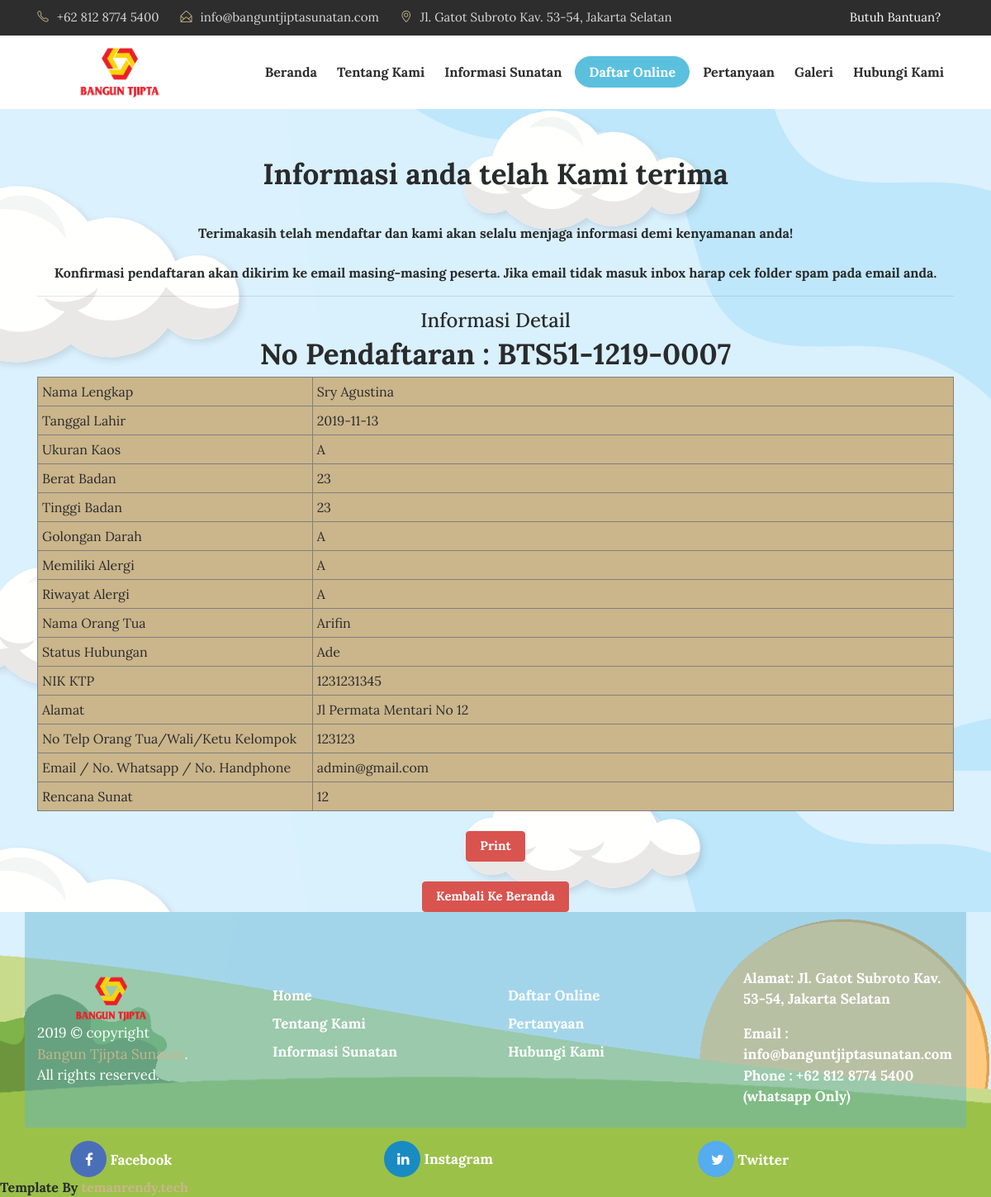
/index.php/sukses, run on the app's committed database.
### tables this page shows
CREATE TABLE `tbl_daftar_online` (
  `daftar_online_id` int(50) NOT NULL,
  `nama_lengkap` varchar(100) DEFAULT NULL,
  `tanggal_lahir` date DEFAULT NULL,
  `agama` varchar(100) DEFAULT NULL,
  `no_telp_darurat` varchar(100) DEFAULT NULL,
  `ukuran_baju` varchar(100) DEFAULT NULL,
  `tingkat_sekolah` varchar(100) DEFAULT NULL,
  `alamat` varchar(225) DEFAULT NULL,
  `berat_badan` varchar(100) DEFAULT NULL,
  `tinggi_badan` varchar(100) DEFAULT NULL,
  `golongan_darah` varchar(50) DEFAULT NULL,
  `memiliki_penyakit` varchar(225) DEFAULT NULL,
  `riwayat_penyakit` varchar(225) DEFAULT NULL,
  `memiliki_alergi` varchar(225) DEFAULT NULL,
  `riwayat_alergi` varchar(225) DEFAULT NULL,
  `photo` varchar(200) DEFAULT NULL,
  `nama_ortu` varchar(100) DEFAULT NULL,
  `status_hubungan` varchar(100) DEFAULT NULL,
  `nik_ktp` varchar(50) DEFAULT NULL,
  `no_telp_orangtua` varchar(50) DEFAULT NULL,
  `email` varchar(100) DEFAULT NULL,
  `pekerjaan` varchar(100) DEFAULT NULL,
  `gaji` varchar(100) DEFAULT NULL,
  `sesi` varchar(100) DEFAULT NULL,
  `daftar_online_status` int(11) DEFAULT 1 COMMENT '1=Belum dilihat, 0=Telah dilihat',
  `daftar_online_tanggal` timestamp NULL DEFAULT current_timestamp(),
  `kabupaten` varchar(100) DEFAULT NULL,
  `provinsi` varchar(100) DEFAULT NULL,
  `kelurahan` varchar(100) DEFAULT NULL,
  `kecamatan` varchar(100) DEFAULT NULL,
  `kode_pos` int(20) DEFAULT NULL,
  `no_pendaftaran` varchar(100) DEFAULT NULL,
  `qr_code` varchar(50) DEFAULT NULL
);

### application/controllers/Sukses.php (called while the page is built, shortened)
<?php if ( ! defined('BASEPATH')) exit('No direct script access allowed');
class Sukses extends CI_Controller {
	function __construct(){
		$this->load->model('m_daftar_online');
	}
	public function index()
	{
		$data['daftar'] = $this->db->query("SELECT tbl_daftar_online.*,DATE_FORMAT(daftar_online_tanggal,'%d %M %Y') AS tanggal FROM tbl_daftar_online ORDER BY daftar_online_id DESC LIMIT 1");
		$this->load->view('depan/v_sukses', $data);
	}
}

### index.php (called while the page is built, shortened)
<?php
require_once BASEPATH.'core/CodeIgniter.php';

### application/views/depan/v_sukses.php (the view, shortened to what this page needs)
<!DOCTYPE html>
<html lang="en">
<head>
    <link rel="stylesheet" href="<?php echo base_url().'theme/css/bootstrap.min.css'?>">
    <link rel="stylesheet" href="<?php echo base_url().'theme/css/font-awesome.min.css'?>">
    <link rel="stylesheet" href="<?php echo base_url().'theme/css/simple-line-icons.css'?>">
    <link rel="stylesheet" href="<?php echo base_url().'theme/css/owl.carousel.min.css'?>">
    <link href="<?php echo base_url().'theme/css/style.css'?>" rel="stylesheet">
</head>
<body>
    <section class="contact" class="image-container set-full-height" style="background-image: url('theme/images/body.png')">
    <div class="container">
        <div class="row">
            <div class="col-md-12">
                <div class="contact-title">
                    <h2>Informasi anda telah Kami terima</h2>
                </div>
            </div>
        </div>
        <div class="login-box">
                <div class="login-box-body">
                    <center><strong>Terimakasih telah mendaftar dan kami akan selalu menjaga informasi demi kenyamanan anda!</strong></center><br>
                    <center><strong>Konfirmasi pendaftaran akan dikirim ke email masing-masing peserta. Jika email tidak masuk inbox harap cek folder spam pada email anda.</strong></center>
                    <hr/>
                    <h3 align="center">Informasi Detail</h3>
                    <?php
                    foreach ($daftar->result_array() as $in) :
                        $nama_lengkap=$in['nama_lengkap'];
                        $tanggal_lahir=$in['tanggal_lahir'];
                        $ukuran_baju=$in['ukuran_baju'];
                        $berat_badan=$in['berat_badan'];
                        $tinggi_badan=$in['tinggi_badan'];
                        $golongan_darah=$in['golongan_darah'];
                        $memiliki_alergi=$in['memiliki_alergi'];
                        $riwayat_alergi=$in['riwayat_alergi'];
                        $nama_ortu=$in['nama_ortu'];
                        $status_hubungan=$in['status_hubungan'];
                        $nik_ktp=$in['nik_ktp'];
                        $alamat=$in['alamat'];
                        $no_telp_orangtua=$in['no_telp_orangtua'];
                        $email=$in['email'];
                        $sesi=$in['sesi'];
                        $no_pendaftaran=$in['no_pendaftaran'];
                    ?><center><h2><strong>
                    No Pendaftaran : <?php echo $no_pendaftaran; ?></strong></h2></center>
                    <table border="1" width="100%" cellpadding="5" class="contact-form">
                    <tr>
                        <td width="30%">Nama Lengkap</td>
                        <td width="70%"><?php echo $nama_lengkap;?></td>
                    </tr>
                    <tr>
                        <td width="30%">Tanggal Lahir</td>
                        <td width="70%"><?php echo $tanggal_lahir;?></td>
                    </tr>
                    <tr>
                        <td width="30%"> Ukuran Kaos </td>
                        <td width="70%"><?php echo $ukuran_baju;?></td>
                    </tr>
                    <tr>
                        <td width="30%"> Berat Badan </td>
                        <td width="70%"><?php echo $berat_badan;?></td>
                    </tr>
                    <tr>
                        <td width="30%"> Tinggi Badan </td>
                        <td width="70%"><?php echo $tinggi_badan;?></td>
                    </tr>
                    <tr>
                        <td width="30%"> Golongan Darah </td>
                        <td width="70%"><?php echo $golongan_darah;?></td>
                    </tr>
                    <tr>
                        <td width="30%"> Memiliki Alergi </td>
                        <td width="70%"><?php echo $memiliki_alergi;?></td>
                    </tr>
                    <tr>
                        <td width="30%"> Riwayat Alergi </td>
                        <td width="70%"><?php echo $riwayat_alergi;?></td>
                    </tr>
                    <tr>
                        <td width="30%"> Nama Orang Tua </td>
                        <td width="70%"><?php echo $nama_ortu;?></td>
                    </tr>
                    <tr>
                        <td width="30%"> Status Hubungan </td>
                        <td width="70%"><?php echo $status_hubungan;?></td>
                    </tr>
                    <tr>
                        <td width="30%"> NIK KTP </td>
                        <td width="70%"><?php echo $nik_ktp;?></td>
                    </tr>
                    <tr>
                        <td width="30%"> Alamat </td>
                        <td width="70%"><?php echo $alamat;?></td>
                    </tr>
                    <tr>
                        <td width="30%"> No Telp Orang Tua/Wali/Ketu Kelompok </td>
                        <td width="70%"><?php echo $no_telp_orangtua;?></td>
                    </tr>
                    <tr>
                        <td width="30%"> Email / No. Whatsapp / No. Handphone </td>
                        <td width="70%"><?php echo $email;?></td>
                    </tr>
                    <tr>
                        <td width="30%"> Rencana Sunat </td>
                        <td width="70%"><?php echo $sesi;?></td>
                    </tr>
                    </table>
                    <?php endforeach;?>
                    <br>
                    <div class="col-md-12 text-center">
                        <a href="<?php echo base_url().'sukses/cetakdaftar'; ?>" class="btn btn-danger btn-courses" target="_blank">Print</a>
                    </div><br>
                    <div class="col-md-12 text-center">
                        <a href="http://www.banguntjiptasunatan.com/site/home" class="btn btn-danger btn-courses">Kembali Ke Beranda</a>
                    </div>
                </div>
            </div>
    </div>
    </section>
</body>
</html>

### data on the page
tbl_daftar_online: no_pendaftaran "BTS51-1219-0007", nama_lengkap "Sry Agustina", tanggal_lahir "2019-11-13", ukuran_baju "A", berat_badan "23", tinggi_badan "23", golongan_darah "A", memiliki_alergi "A", riwayat_alergi "A", nama_ortu "Arifin", status_hubungan "Ade", nik_ktp "1231231345", alamat "Jl Permata Mentari No 12", no_telp_orangtua "123123", email "admin@gmail.com", sesi "12"
